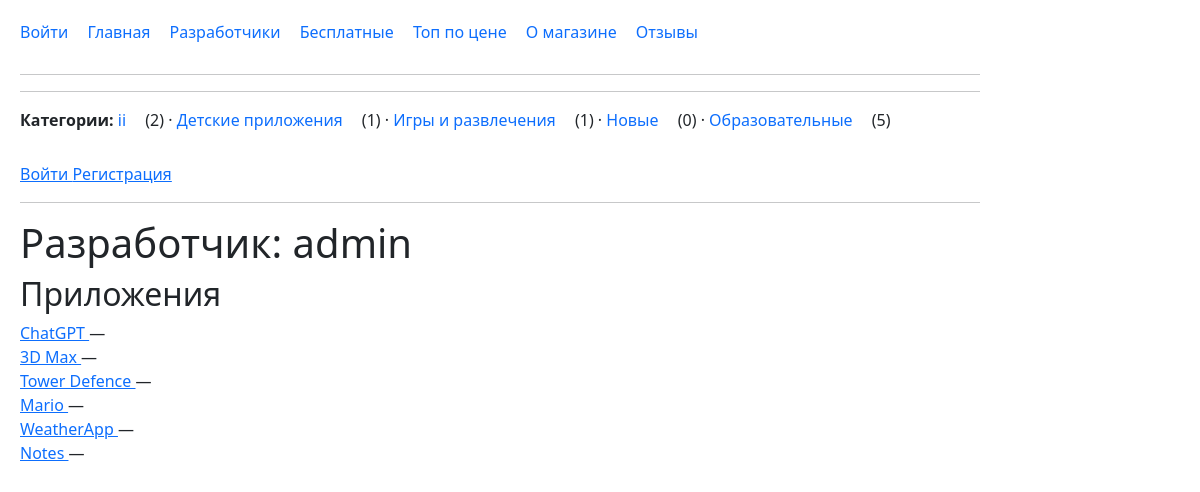
Screenshot of /dev/admin/ with the database file from the repository.
### mainapp/models.py (models this page shows, shortened)
class Category(models.Model):
    name = models.CharField(max_length=50)
    icon = models.ImageField(
        upload_to='categories/',
        blank=True,
        validators=[
            FileExtensionValidator(
                allowed_extensions=['png', 'jpg', 'jpeg', 'webp']
            )
        ],
    )

class App(models.Model):
    name = models.CharField(max_length=200)
    description = models.TextField(blank=True)
    created_at = models.DateTimeField(auto_now_add=True)
    downloads = models.PositiveIntegerField(default=0)
    price = models.DecimalField(
        max_digits=10,
        decimal_places=2,
        default=0,
        validators=[
            MinValueValidator(
                0,
                message='Цена не может быть отрицательной.'
            ),
        ],
    )
    objects = models.Manager.from_queryset(AppQuerySet)()
    category = models.ForeignKey(
        Category,
        on_delete=models.CASCADE,
        null=True,
        blank=True,
        related_name='apps',
    )
    rating_avg = models.DecimalField(
        max_digits=3,
        decimal_places=2,
        default=0,
        editable=False,
    )
    rating_count = models.PositiveIntegerField(
        default=0,
        editable=False,
    )
    icon = models.ImageField(
        upload_to='icons/',
        blank=True,
    )
    author = models.ForeignKey(
        User,
        on_delete=models.SET_NULL,
        null=True,
        blank=True,
        related_name='apps',
    )
    favorited_by = models.ManyToManyField(
        User,
        related_name='favorite_apps',
        blank=True,
    )
    buyers = models.ManyToManyField(
        User,
        through='Purchase',
        related_name='purchased_apps',
        blank=True,
    )

### mainapp/views.py (the view)
# urls.py: path('dev/<str:username>/',views.developer_detail,name='developer_detail',),
def developer_detail(request, username):
    developer = get_object_or_404(
        User,
        username=username
    )
    apps = (
        App.objects
        .filter(author=developer)
        .order_by('-created_at')
    )
    return render(
        request,
        'mainapp/developer_detail.html',
        {
            'developer': developer,
            'apps': apps,
        }
    )

### mainapp/context_processors.py (called while the page is built)
def store_menu(request):
    nav_categories = (
        Category.objects
        .annotate(apps_count=Count('apps'))
        .order_by('name')
    )
    return {
        'nav_categories': nav_categories,
    }

### mainapp/templates/mainapp/developer_detail.html (shortened to what this page needs)
{% extends 'mainapp/base.html' %}
{% block content %}
<h1>Разработчик: {{ developer.username }}</h1>
<h2>Приложения</h2>
{% for app in apps %}
    <div>
        <a href="{% url 'mainapp:developer_detail' developer.username %}">
            {{ app.name }}
        </a>
        — {{ app.get_price_label }}
    </div>
{% empty %}
    <p>У разработчика пока нет приложений.</p>
{% endfor %}
{% endblock %}

### mainapp/templates/mainapp/base.html (shortened to what this page needs)
{% load static %}
{% load django_bootstrap5 %}
<!DOCTYPE html>
<html lang="ru">
<head>
    <link rel="stylesheet" href="{% static 'mainapp/style.css' %}">
{% bootstrap_css %}
</head>
<nav>
    <a href="{% url 'mainapp:login' %}">Войти</a>
    <a href="{% url 'mainapp:home' %}">Главная</a>
    <a href="{% url 'mainapp:developers' %}">Разработчики</a>
    <a href="{% url 'mainapp:free' %}">Бесплатные</a>
    <a href="{% url 'mainapp:top' %}">Топ по цене</a>
    <a href="{% url 'mainapp:about' %}">О магазине</a>
    <a href="{% url 'mainapp:reviews' %}">Отзывы</a>
</nav>
<hr>
<hr>
<nav>
    <strong>Категории:</strong>
    {% for category in nav_categories %}
        <a href="{% url 'mainapp:category_detail' category.id category.name %}">
            {{ category.name }}
        </a>
        ({{ category.apps_count }})
        {% if not forloop.last %}
            ·
        {% endif %}
    {% empty %}
        Категорий пока нет.
    {% endfor %}
</nav>
{% if request.user.is_authenticated %}
    <span>{{ request.user.username }}</span>
    <a href="{% url 'mainapp:my_apps' %}">
        Мои приложения
    </a>
    <a href="{% url 'mainapp:favorites' %}">
        Избранное ({{ request.user.favorite_apps.count }})
    </a>
    <a href="{% url 'mainapp:my_purchases' %}">
    Мои покупки
    </a>
    {% if request.user.is_staff %}
    <a href="{% url 'mainapp:bulk_discount' %}">
        Массовая скидка
    </a>
    <a href="{% url 'mainapp:edit_categories' %}">
        Редактировать категории
    </a>
    {% endif %}
    <form method="post"
          action="{% url 'mainapp:logout' %}"
          style="display:inline;">
        {% csrf_token %}
        <button type="submit">Выйти</button>
    </form>
{% else %}
    <a href="{% url 'mainapp:login' %}">
        Войти
    </a>
    <a href="{% url 'mainapp:register' %}">
        Регистрация
    </a>
{% endif %}
<hr>
{% block content %}
{% endblock %}
</body>
</html>

### mainapp/static/mainapp/style.css (style rules this page uses)
nav { margin-bottom: 30px; }
nav a { margin-right: 15px; text-decoration: none; }

### rows the page displays
Category: name "ii", apps_count "2"
Category: name "Детские приложения", apps_count "1"
Category: name "Игры и развлечения", apps_count "1"
Category: name "Новые", apps_count "0"
Category: name "Образовательные", apps_count "5"
App: name "ChatGPT"
App: name "3D Max"
App: name "Tower Defence"
App: name "Mario"
App: name "WeatherApp"
App: name "Notes"

### other values shown
{{ developer.username }} "admin"
